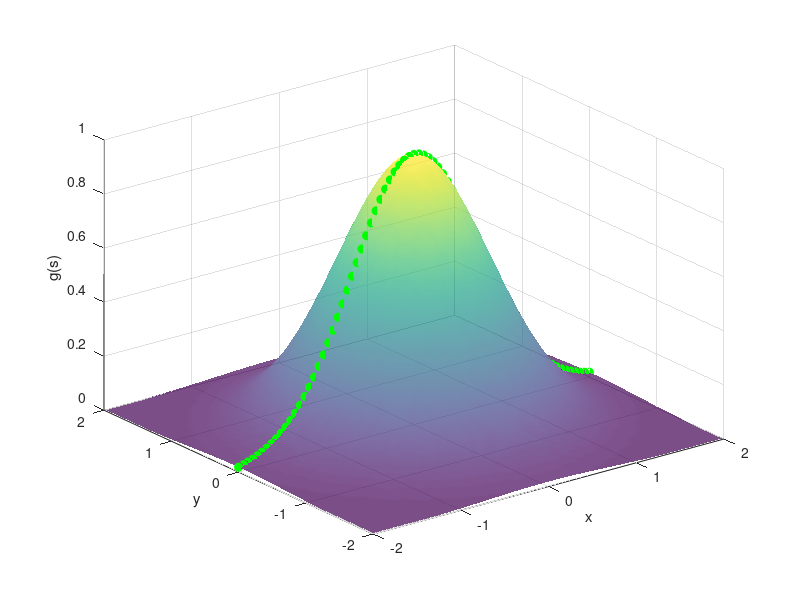

Recreate this plot in MATLAB. (Note: this script raises an error after producing the figure.)
% This is g(s) = f(y1(s), y2(s))
% After math manipulation, g(s) = e^(-(s)^2)

num_points = 75;
s = linspace(-2, 2, num_points);

% Calculate g(s) = e^(-(s)^2)
g = exp(-(s).^2);

% Create a 3D function g(s)
g_3d = @(x, y) exp(-x.^2 - y.^2);

% Create a new figure
figure;

% Set the background color (change 'w' to your desired color)
set(gcf, 'Color', 'w'); % 'w' is for white color

% Define the 3D domain
x_domain = linspace(-2, 2, 100);
y_domain = linspace(-2, 2, 100);
[x, y] = meshgrid(x_domain, y_domain);

% Calculate the 3D function values
z = g_3d(x, y);

% Plot the 3D function using mesh
mesh(x, y, z, 'EdgeColor', 'none', 'FaceAlpha', 0.7, 'FaceColor', 'interp');
xlabel('x');
ylabel('y');
zlabel('g(s)'); % Change the label for the z-axis here

hold on;

% Plot g(s) in 2D with nicer markers and blue color (with thinner line)
plot3(s, zeros(size(s)), g, 'og', 'MarkerFaceColor', 'g', 'LineWidth', 0.5);

% Add lighting using 'infinite' style and set the intensity
light = camlight('infinite');
light.Position = [1 1 1]; % Change light direction (optional)
light.Style = 'infiniteheadlight'; % Set lighting style to infinite headlight
light.Intensity = 0.7; % Adjust the lighting intensity (0.7 is just an example)

% Adjust view and layout
view(45, 45);
grid on;

legend('3D Plot', '2D Plot');
title('Combined Plot of g(s)', 'FontSize', 14);

hold off;
